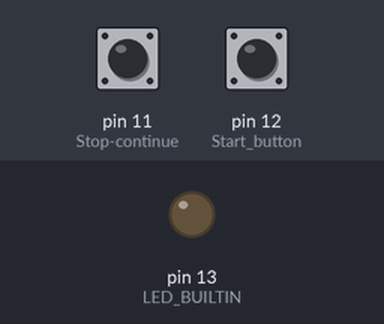
A sketch run on a simulated Arduino Leonardo, built with avr-gcc and run on an emulated ATmega32U4. Parts: output pins drawn as LEDs (lit = HIGH). Dashed ring = blinking. The test bench sets the inputs (shaded band); at power-on: pin 12 (Start_button) HIGH, pin 11 (Stop-continue) HIGH.

Above: at 0.8 s.
0.9 s: pin 12 (Start_button) pulled LOW for 0.15 s
At 1.4 s:
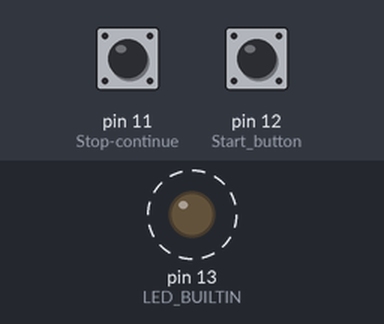
4.0 s: pin 11 (Stop-continue) pulled LOW for 3.2 s
Timing chart, 0 to 15.3 s (numbered marks = the images above; inputs shaded):
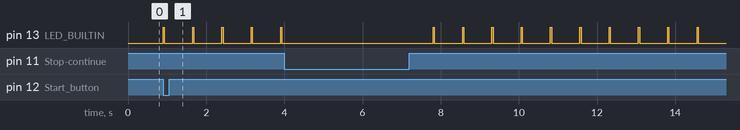

The sketch:

midiclock_usb.ino
```cpp
#include "MIDIUSB.h"
byte midi_start = 0xfa;
byte midi_stop = 0xfc;
byte midi_clock = 0xf8;
byte midi_continue = 0xfb;
long bpm = 80.0;
long int ticks = 0 ;
float interval = 60L * 1000 * 1000 / bpm / 24 ;
long int currentTs;
long int nextTs = 0;
bool running = true;
bool startstop = true;

void setup() {
  pinMode(LED_BUILTIN, OUTPUT);
  pinMode(12, INPUT_PULLUP);//Start button
  pinMode(11, INPUT_PULLUP);//Stop-continue

  while ( digitalRead(12) == true){};
  midiEventPacket_t msg = {0x0F, midi_start, 0x00, 0x00};
  MidiUSB.sendMIDI(msg);
  MidiUSB.flush();
  //Serial.write(midi_start);
  //Serial.println("midi_start");
  delay(1);
  nextTs= 0;
}

void loop() {
  currentTs=micros();
  if ( nextTs < currentTs){
    //Serial.println(currentTs);
    //Serial.println(nextTs);
    nextTs = currentTs + interval;
    if(digitalRead(11)==true){
      if(running == false){
        running = true;
        midiEventPacket_t msg = {0x0F, midi_continue, 0x00, 0x00}   ;
        MidiUSB.sendMIDI(msg);
        //MidiUSB.sendMIDI({0x0F, midi_continue, 0x00, 0x00});
        MidiUSB.flush();
        //Serial.write(midi_continue);
        //Serial.println("midi_start");
        delay(1);
      }
    }
    if (running) {
      midiEventPacket_t msg = {0x0F, midi_clock, 0x00, 0x00};
      MidiUSB.sendMIDI(msg);
      MidiUSB.flush();
      //MidiUSB.sendMIDI({0x0F, midi_clock, 0x00, 0x00});
      //Serial.println("midi_clock");
      if (ticks++%24 == 0){
        digitalWrite(LED_BUILTIN, true);
      }
      else {digitalWrite(LED_BUILTIN, false);}
    }
    if(digitalRead(11)==false){
      if(running == true){
        running = false;
        delay(1);
        midiEventPacket_t msg = {0x0F, midi_stop, 0x00, 0x00};
        MidiUSB.sendMIDI(msg);
        //MidiUSB.sendMIDI({0x0F, midi_stop, 0, 0});
        MidiUSB.flush();
        //Serial.write(midi_stop);
        //Serial.println("midi_stop");
      }
    }
  }
}
```

Measured:
- after the input at 0.9 s, pin 13 (LED_BUILTIN): alternates HIGH for 0.03 s and LOW for 0.72 s, starting at once
